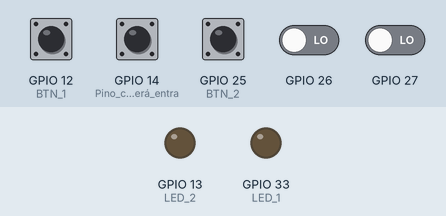
Simulated run of this sketch. Board: ESP32. Parts: output pins drawn as LEDs (lit = HIGH). Dashed ring = blinking. Inputs (shaded band) come from the test bench; at power-on: GPIO 12 (BTN_1), GPIO 25 (BTN_2) HIGH, GPIO 14 (Pino_com_botão_será_entra), GPIO 26, GPIO 27 LOW. What the sketch prints to the serial monitor is not drawn.

Above: at 1.2 s.
1.3 s: GPIO 12 (BTN_1) pulled LOW for 0.15 s
At 3.55 s:
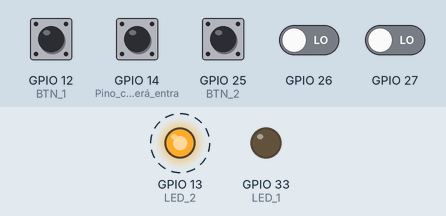
10.3 s: GPIO 12 (BTN_1) pulled LOW for 1 s
At 13.1 s:
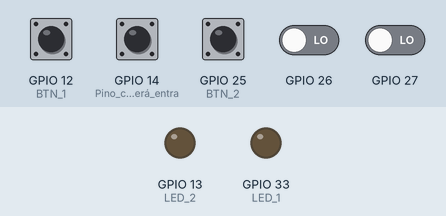
13.3 s: GPIO 25 (BTN_2) pulled LOW for 0.15 s
At 15.55 s:
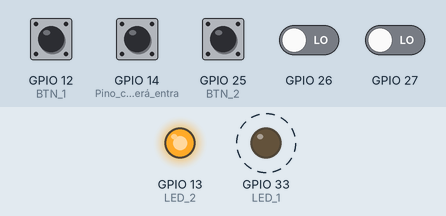
Timing chart, 0 to 17.1 s (numbered marks = the images above; inputs shaded):
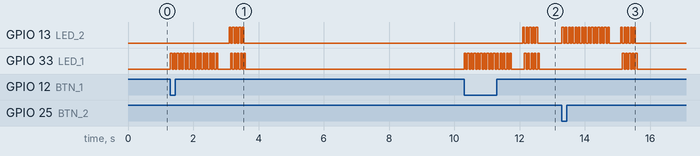

Measured:
- after the input at 1.3 s, GPIO 13 (LED_2): alternates HIGH for 0.05 s and LOW for 0.05 s, 10 changes in all, then stays LOW, starting after 1.8 s; GPIO 33 (LED_1): goes 14 × (HIGH 0.05 s, LOW 0.05 s), HIGH 0.05 s, LOW 0.40 s, 4 × (HIGH 0.05 s, LOW 0.05 s), HIGH 0.05 s, then LOW, starting at once
- after the input at 10.3 s, GPIO 13 (LED_2): alternates HIGH for 0.05 s and LOW for 0.05 s, 10 changes in all, then stays LOW, starting after 1.8 s; GPIO 33 (LED_1): goes 14 × (HIGH 0.05 s, LOW 0.05 s), HIGH 0.05 s, LOW 0.40 s, 4 × (HIGH 0.05 s, LOW 0.05 s), HIGH 0.05 s, then LOW, starting at once
- after the input at 13.3 s, GPIO 13 (LED_2): goes 14 × (HIGH 0.05 s, LOW 0.05 s), HIGH 0.05 s, LOW 0.35 s, 4 × (HIGH 0.05 s, LOW 0.05 s), HIGH 0.05 s, then LOW, starting at once; GPIO 33 (LED_1): alternates HIGH for 0.05 s and LOW for 0.05 s, 10 changes in all, then stays LOW, starting after 1.9 s

The sketch:

PI_2024.ino
```cpp
int BOTAO2 = 0;//Botão pequeno
int BOTAO3 = 0;//Botão pequeno
int BOTAO4 = 0;//Botão pequeno
int mensagem1 = 0;
int mensagem2 = 0;
int botaoA = 0 ;
int botaoB = 0 ;
int botaoC = 0 ;


int checagem[5] = {0,0,0,0,0};
bool check = false;
bool mensagemEnviada = false;

#define LED_1 33  //Led 1 conectado ao pino 2 do Arduino e ao GND com resistor de 220 ohms
#define LED_2 13  //Led 2 conectado ao pino 3 do Arduino e ao GND com resistor de 220 ohms
#define BTN_1 12  //Botão 1 conectado ao pino 4 do Arduino e ao GND
#define BTN_2 25  //Botão 2 conectado ao pino 5 do Arduino e ao GND

void setup() {
  pinMode(LED_1, OUTPUT);
  pinMode(LED_2, OUTPUT);
  pinMode(BTN_1, INPUT_PULLUP);
  pinMode(BTN_2, INPUT_PULLUP);

  Serial.begin(115200);
  pinMode(14, INPUT);//Pino com botão será entrada
  pinMode(27, INPUT);
  pinMode(26, INPUT);//


}

void loop() {
  mensagemEnviada = false;
  if (digitalRead(BTN_1) == LOW && digitalRead(BTN_2) == HIGH) {  //Botão 1 pressionado
    light(1);

  } else if (digitalRead(BTN_1) == HIGH && digitalRead(BTN_2) == LOW) {  //Botão 2 pressionado

    light(2);

  }

  BOTAO2 = digitalRead(14);
  BOTAO3 = digitalRead(27);
  BOTAO4 = digitalRead(26);

  if (BOTAO2 == 1)
  {
    botaoA = 1;
    botaoB = 0;
    botaoC = 0;
//    Serial.println("A");
//    SerialBT.println("A");
    delay(200);
  }
  else if (BOTAO3 == 1)
  {
    botaoA = 0;
    botaoB = 1;
    botaoC = 0;
//    Serial.println("B");
//    SerialBT.println("B");
    delay(200);
  }
  else if (BOTAO4 == 1){
    botaoA = 0;
    botaoB = 0;
    botaoC = 1;
//    Serial.println("C");
//    SerialBT.println("C");
    delay(200);
  }else{
     botaoA = 0 ;
     botaoB = 0 ;
     botaoC = 0 ;
  }
  //        inicia envio de sinais
        int leitura[5] = {mensagem1,mensagem2,botaoA,botaoB,botaoC};
        for(int i = 0; i < 5; i++){

            Serial.println(leitura[i]);
            Serial.println(checagem[i]);
            if (leitura[i] != checagem[i]){
              check = false;
              break;
            }else{
              check = true;
            }
          }

        if (check == false ){
          Serial.println("LINDÃO----------");
          if (mensagem1 == 1 and mensagem2 == 0){
            Serial.println("botao1");

          }

          else if (mensagem1 == 0 and mensagem2 == 1){
            Serial.println("botao2");

          }
          else if ((botaoA ==1 and botaoB ==0) and botaoC == 0){
            Serial.println("A");

          }
          }else if ((botaoA ==0 and botaoB ==1) and botaoC == 0){
            Serial.println("B");

          }else if ((botaoA ==0 and botaoB ==0) and botaoC == 1){
            Serial.println("C");

          }


          for(int i = 0; i < 5; i++){


            checagem[i] = leitura[i];
          }

  }


void light(int led) {
  for (int i = 0; i < 30; i++) {
    if (led == 1) {
      digitalWrite(LED_1, !digitalRead(LED_1));
      if (!mensagemEnviada) {
        Serial.println("botao1");
        mensagemEnviada = true;

      }
    } else {
      digitalWrite(LED_2, !digitalRead(LED_2));
      if (!mensagemEnviada) {
        Serial.println("botao2");
        mensagemEnviada = true;
      }
    }
    delay(50);
  }
  lightTest();


}

void lightTest() {
  digitalWrite(LED_1, LOW);
  digitalWrite(LED_2, LOW);
  delay(300);
  digitalWrite(LED_1, HIGH);
  for (int i = 0; i < 10; i++) {
    digitalWrite(LED_1, !digitalRead(LED_1));
    digitalWrite(LED_2, !digitalRead(LED_2));
    delay(50);
  }
  digitalWrite(LED_1, LOW);
  digitalWrite(LED_2, LOW);

}
```
